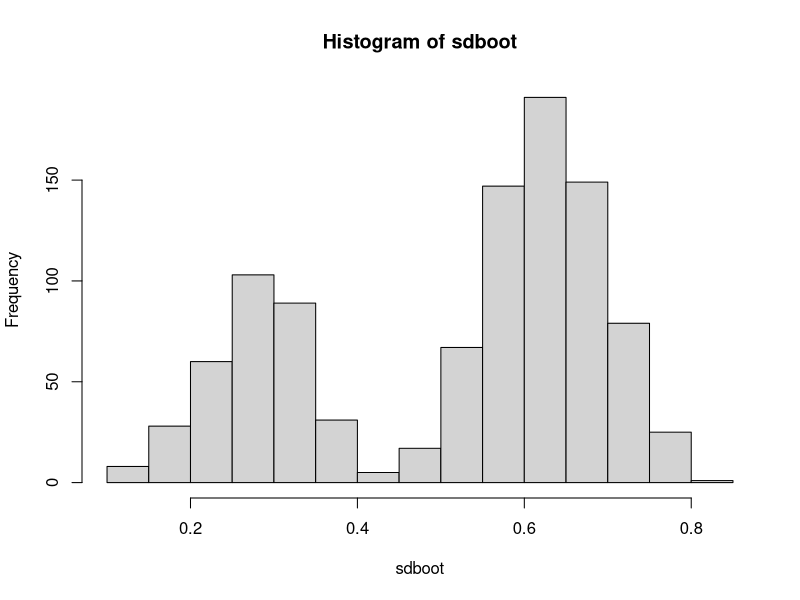
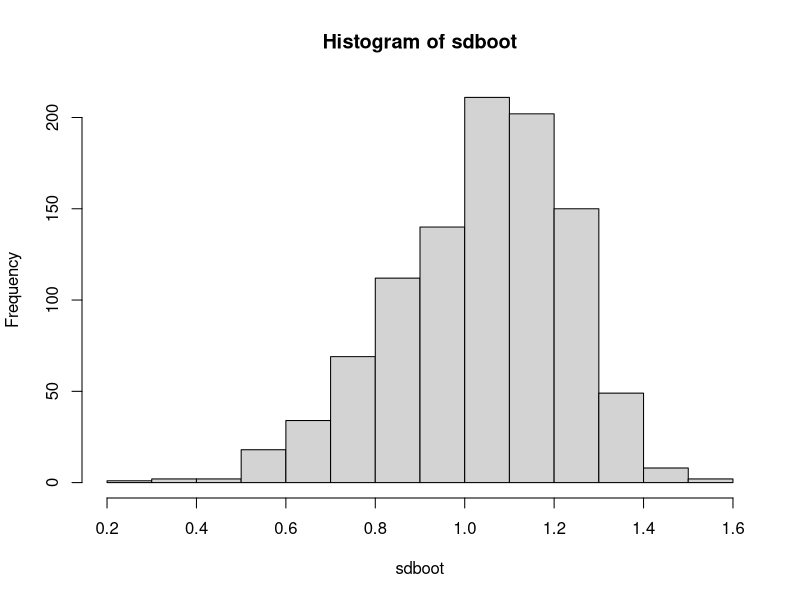
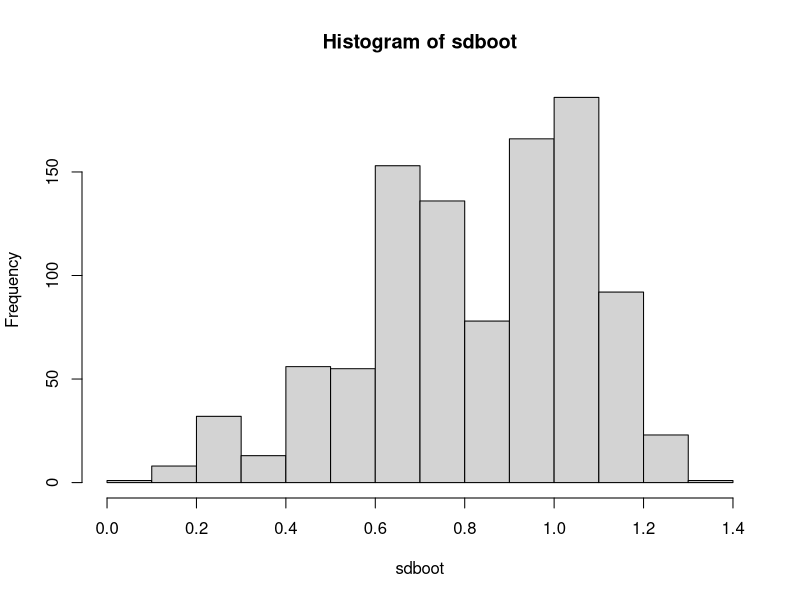
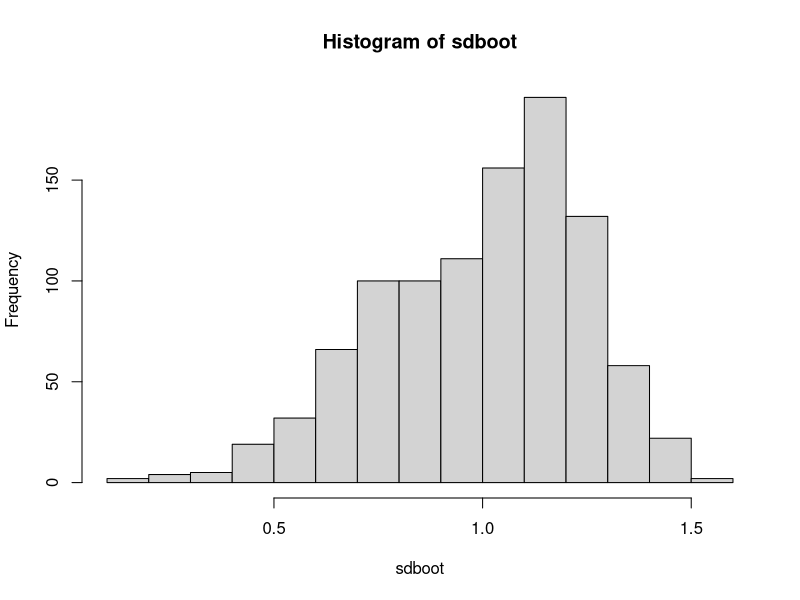
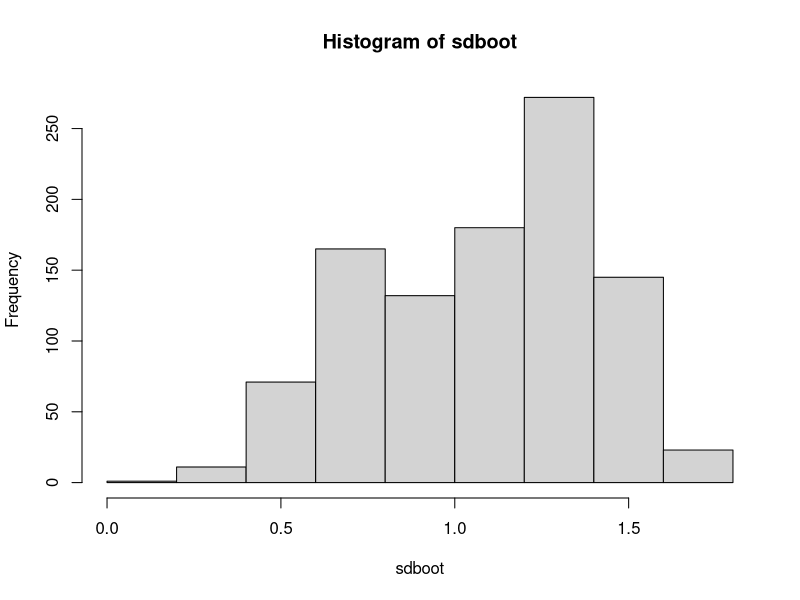
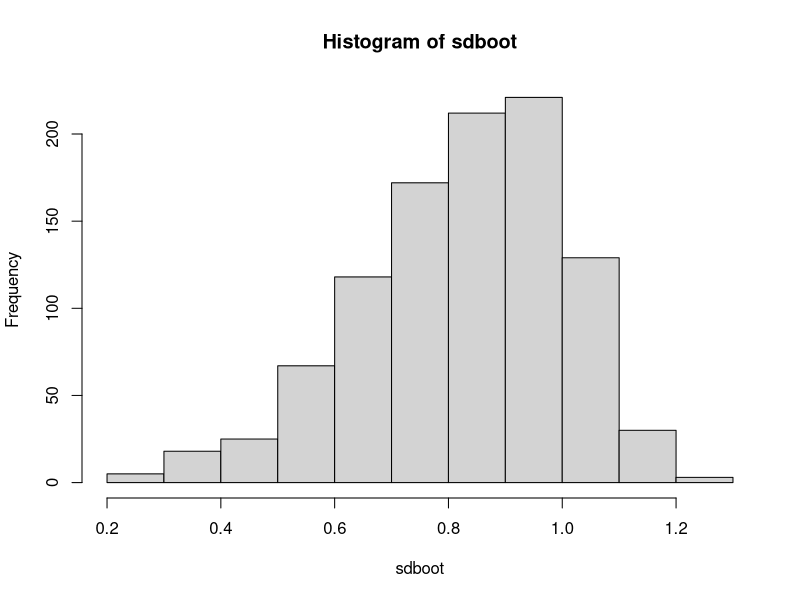
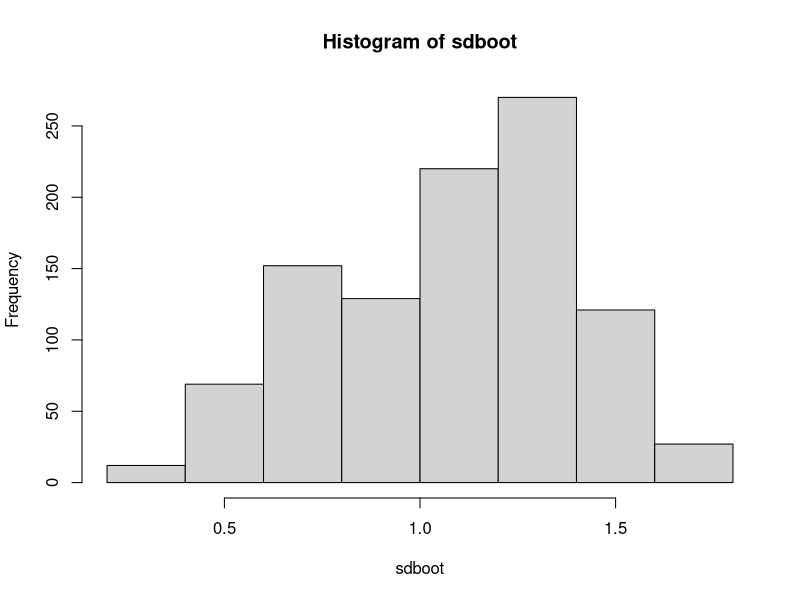
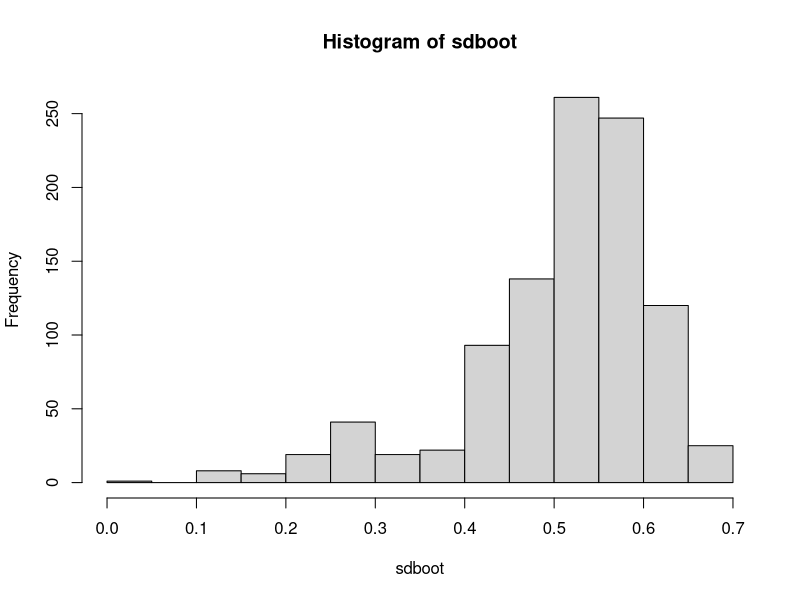

Write R code to recreate these figures, in order.
mu1<-0
sigma1<-1
n1<-5
mu2<-0
sigma2<-1
n2<-5
sigma<-(sigma1+sigma2)/2
Nboot<-1000
Nreboot<-100
sdboot<-numeric(Nboot)
qsd<-numeric(Nreboot)
qsd.max<-numeric(Nreboot)
c.moresigma<-numeric(Nreboot)
ptm <- proc.time()
for(k in 1:Nreboot)
{
 x1<-rnorm(n1,mean=mu1,sd=sigma1)
 x2<-rnorm(n2,mean=mu2,sd=sigma2)
 for(i in 1:Nboot)
 {
  x1.boot<-sample(x1,replace=TRUE)
  x2.boot<-sample(x2,replace=TRUE)
  sdboot[i]<-(sd(x1.boot)+sd(x2.boot))/2
 }
 if (k<=10)
   hist(sdboot)
qsd[k]<-as.numeric(quantile(sdboot,0.99))
qsd.max[k]<-max(sdboot)
c.moresigma[k]<-length(sdboot[sdboot>sigma])/Nboot
}
proc.time() - ptm #time
hist(qsd)
reliability<-length(qsd[qsd<sigma])/Nreboot
reliability
reliability.max<-length(qsd.max[qsd.max<sigma])/Nreboot
reliability.max
1-quantile(c.moresigma,0.05)